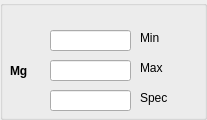
      <widget class="QGroupBox" name="groupBox_12">
       <property name="sizePolicy">
        <sizepolicy hsizetype="Preferred" vsizetype="Preferred">
         <horstretch>0</horstretch>
         <verstretch>0</verstretch>
        </sizepolicy>
       </property>
       <property name="title">
        <string/>
       </property>
       <widget class="QLabel" name="label_51">
        <property name="geometry">
         <rect>
          <x>10</x>
          <y>50</y>
          <width>21</width>
          <height>41</height>
         </rect>
        </property>
        <property name="font">
         <font>
          <weight>75</weight>
          <bold>true</bold>
         </font>
        </property>
        <property name="text">
         <string>Mg</string>
        </property>
       </widget>
       <widget class="QLabel" name="label_52">
        <property name="geometry">
         <rect>
          <x>140</x>
          <y>60</y>
          <width>58</width>
          <height>16</height>
         </rect>
        </property>
        <property name="text">
         <string>Max</string>
        </property>
       </widget>
       <widget class="QLabel" name="label_53">
        <property name="geometry">
         <rect>
          <x>140</x>
          <y>30</y>
          <width>58</width>
          <height>16</height>
         </rect>
        </property>
        <property name="text">
         <string>Min</string>
        </property>
       </widget>
       <widget class="QLineEdit" name="lineEdit_38">
        <property name="geometry">
         <rect>
          <x>50</x>
          <y>60</y>
          <width>81</width>
          <height>21</height>
         </rect>
        </property>
       </widget>
       <widget class="QLineEdit" name="lineEdit_39">
        <property name="geometry">
         <rect>
          <x>50</x>
          <y>30</y>
          <width>81</width>
          <height>21</height>
         </rect>
        </property>
       </widget>
       <widget class="QLineEdit" name="lineEdit_40">
        <property name="geometry">
         <rect>
          <x>50</x>
          <y>90</y>
          <width>81</width>
          <height>21</height>
         </rect>
        </property>
       </widget>
       <widget class="QLabel" name="label_54">
        <property name="geometry">
         <rect>
          <x>140</x>
          <y>90</y>
          <width>58</width>
          <height>16</height>
         </rect>
        </property>
        <property name="text">
         <string>Spec</string>
        </property>
       </widget>
      </widget>
